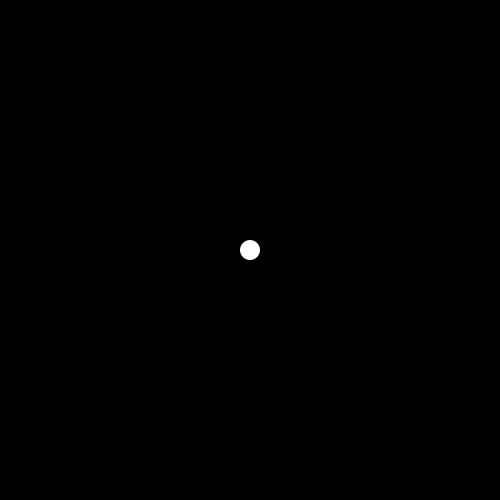
Frame 1 (no input)
Frame 60 (the mouse pressed at the canvas centre just before this capture): identical to frame 1, image omitted
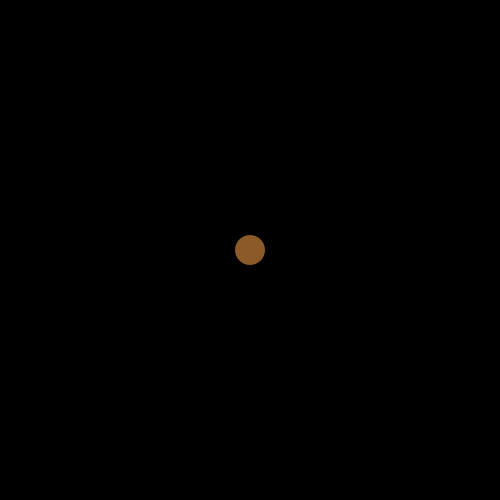
Frame 120 (the mouse held since frame 60 and released just before this capture)

The Processing sketch that drew these frames (run headless with seeded random() and noise(); from frame 60 on, the mouse is pressed at the canvas centre):

// Processing sketch: DotFightNetwork1_2
// ── DotFightNetwork1_2.pde
float drag = 0.95;
float angularDrag = 0.99;

ArrayList astroids, buttons;

PVector offset, mouse, pmouse, midth, zero;
PVector spos, svel, sacc;
float sdirection;

void setup(){
  size(500, 500);
  ellipseMode(CENTER);
  smooth();
  
  astroids = new ArrayList();
  buttons = new ArrayList();
  
  spos = new PVector(0, 0);
  svel = new PVector(0, 0);
  sacc = new PVector(0, 0);
  offset = new PVector(0, 0);
  mouse = new PVector(0, 0);
  pmouse = new PVector(0, 0);
  midth = new PVector(width*0.5, height*0.5);
  zero = new PVector(0, 0);
  
  addButtons("ws");
}

void draw(){
  background(0);
  basicValues();
  updateSelf();
  updateArrays();
}

void basicValues(){
  offset.set(-spos.x +midth.x, -spos.y +midth.y, 0);
  mouse.set(mouseX, mouseY, 0);
  pmouse.set(pmouseX, pmouseY, 0);
  sdirection = -atan2(mouse.y -midth.y, mouse.x -midth.y);
}

void updateArrays(){
  for(int i=0; i<astroids.size(); i++) if(((Astroid) astroids.get(i)).is) ((Astroid) astroids.get(i)).update(); else astroids.remove(i);
  for(int i=0; i<buttons.size(); i++) if(((Button) buttons.get(i)).is) ((Button) buttons.get(i)).update(); else buttons.remove(i);
}

void updateSelf(){
  if(getButtonBinary('w')) sacc.add(cos(sdirection), sin(sdirection), 0);
  
  svel.add(sacc);
  svel.mult(drag);
  spos.add(svel);
  sacc.mult(0);
  
  renderSelf();
}

void renderSelf(){
  fill(255);
  noStroke();
  PVector relativePos = relate(spos);
  ellipse(relativePos.x, relativePos.y, 20, 20);
}

void mousePressed(){
  astroids.add(new Astroid(new PVector(mouseX +offset.x, mouseY +offset.y), new PVector(mouseX -pmouseX, mouseY -pmouseY), 20));
}

// ── Astroid.pde
float astroidSpin = TWO_PI*0.05;
float astroidPointCount = 8;
float astroidPointCountDiversity = 2;
float astroidPointDistDiversity = 0.7;

class Astroid{
  boolean is = true;

  PVector pos, vel;
  float direction, vol, angVel;

  int pointCount;
  PVector[] points;

  Astroid(PVector posision, PVector velocity, float volume){
    pos = new PVector(posision.x, posision.y);
    vel = new PVector(velocity.x, velocity.y);
    vol = volume;
    angVel = random(-astroidSpin, astroidSpin);
    direction = random(TWO_PI);

    pointCount = int(random(astroidPointCount-astroidPointCountDiversity, astroidPointCount+astroidPointCountDiversity));
    points = new PVector[pointCount];
    float randomSizeFactor = astroidPointDistDiversity;
    float tmpMin = volume*(randomSizeFactor);
    float tmpMax = volume/(randomSizeFactor);
    for(int i=0; i<pointCount; i++) {
      float tmpX = cos((TWO_PI/pointCount)*i)*random(tmpMin, tmpMax);
      float tmpY = sin((TWO_PI/pointCount)*i)*random(tmpMin, tmpMax);
      points[i] = new PVector( tmpX, tmpY );
    }
  }

  void update(){
    updateBaseValues();
    render();
  }

  void updateBaseValues(){
    vel.mult(drag);
    pos.add(vel);
    
    angVel *= angularDrag;
    direction += angVel;

    /*
    PVector tmpPos = new PVector(pos.x, pos.y);
    tmpPos.sub(width*0.5, height*0.5);
    float tmpDist = tmpPos.x * tmpPos.x + tmpPos.y * tmpPos.y;
    if(tmpDist > astroidCreationDist*astroidCreationDist){
      is = false;
    }
    
    //if(pos.x < -vol || pos.y < -vol || pos.x > width + vol || pos.y > height + vol) is = false;
    */
  }

  void render(){
    fill(140,90,40);
    noStroke();
    PVector relativePos = relate(pos);
    ellipse(relativePos.x, relativePos.y, 30, 30);
    
    /*
    pushMatrix();
    translate(pos.x, pos.y);
    rotate(direction);
    beginShape();
    for(int i=0; i<pointCount; i++){
      vertex( points[i].x, points[i].y );
    }
    endShape();
    popMatrix();
    */
  }
}

// ── Button.pde
// button

// call

String getButtonState(char button){
  char tmpFind = button;
  String tmpButtonState = "";

  for(int i=0; i<buttons.size(); i++){
    if(tmpFind == ((Button) buttons.get(i)).order){
      tmpButtonState = ((Button) buttons.get(i)).state;
    }
  }

  return tmpButtonState;
}

boolean getButtonBinary(char button){
  char tmpFind = button;
  boolean tmpButtonBinary = false;

  for(int i=0; i<buttons.size(); i++){
    if(tmpFind == ((Button) buttons.get(i)).order){
      tmpButtonBinary = ((Button) buttons.get(i)).pressed;
    }
  }

  return tmpButtonBinary;
}

// add multiple buttons

void addButtons(String buttonList){
  for(int i=0; i<buttonList.length(); i++){
    buttons.add(new Button(buttonList.charAt(i)));
  }
}

// input

void keyPressed(){
  for(int i=0; i<buttons.size(); i++) if(key == ((Button) buttons.get(i)).order && ((Button) buttons.get(i)).state != "on") ((Button) buttons.get(i)).state = "press";
}

void keyReleased(){
  for(int i=0; i<buttons.size(); i++) if(key == ((Button) buttons.get(i)).order) ((Button) buttons.get(i)).state = "release";
}

// class

class Button{
  boolean is;

  char order;

  boolean flag;
  boolean pressed;
  String state;

  Button(char order){
    is = true;

    this.order = order;

    flag = false;
    pressed = false;
    state = "off";
  }

  void update(){
    //Press
    if(state == "press"){
      if(flag){
        state = "on";
      }
      else{
        flag = true;
        pressed = true;
      }
    }

    //Release
    if(state == "release"){
      if(flag){
        flag = false;
        pressed = false;
      }
      else{
        state = "off";
      }
    }
  }
}

/*

 // button class test
 noFill();
 if(getButtonState('a') == "press") fill(0,255,0);
 if(getButtonState('a') == "on") fill(100);
 if(getButtonState('a') == "release") fill(255,0,0);
 if(getButtonBinary('a')) stroke(255); 
 else{ 
 noStroke();
 }
 ellipse(50,50,50,50);
 
 */



// ── Functions.pde
PVector rotateAround(PVector vector, PVector around, float angle){
  PVector tmp = new PVector(vector.x, vector.y);
  tmp.sub(around);
  float tmpMagnitude = tmp.mag();
  float tmpAngle = atan2(tmp.y, tmp.x);
  tmp.set(around.x + cos(tmpAngle+angle)*tmpMagnitude, around.y + sin(tmpAngle+angle)*tmpMagnitude, 0);
  
  return tmp;
}

PVector setRotationAround(PVector vector, PVector around, float angle){
  PVector tmp = new PVector(vector.x, vector.y);
  tmp.sub(around);
  float tmpMagnitude = tmp.mag();
  tmp.set(around.x + cos(angle)*tmpMagnitude, around.y + sin(angle)*tmpMagnitude, 0);
  
  return tmp;
}

PVector relate(PVector posision){
  posision.add(offset);
  posision = rotateAround(posision, midth, sdirection);
  
  return posision;
}
